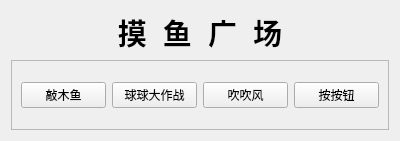
<?xml version="1.0" encoding="UTF-8"?>
<ui version="4.0">
 <class>Form</class>
 <widget class="QWidget" name="Form">
  <property name="geometry">
   <rect>
    <x>0</x>
    <y>0</y>
    <width>400</width>
    <height>119</height>
   </rect>
  </property>
  <property name="windowTitle">
   <string>Form</string>
  </property>
  <layout class="QVBoxLayout" name="verticalLayout">
   <item>
    <widget class="QLabel" name="title">
     <property name="font">
      <font>
       <pointsize>22</pointsize>
       <bold>true</bold>
      </font>
     </property>
     <property name="text">
      <string>摸  鱼  广  场</string>
     </property>
     <property name="alignment">
      <set>Qt::AlignmentFlag::AlignCenter</set>
     </property>
    </widget>
   </item>
   <item>
    <widget class="QScrollArea" name="scrollArea">
     <property name="widgetResizable">
      <bool>true</bool>
     </property>
     <widget class="QWidget" name="scrollAreaWidgetContents">
      <property name="geometry">
       <rect>
        <x>0</x>
        <y>0</y>
        <width>380</width>
        <height>56</height>
       </rect>
      </property>
      <layout class="QGridLayout" name="gridLayout">
       <item row="0" column="0">
        <widget class="QPushButton" name="pushButton">
         <property name="text">
          <string>敲木鱼</string>
         </property>
        </widget>
       </item>
       <item row="0" column="2">
        <widget class="QPushButton" name="pushButton_2">
         <property name="text">
          <string>吹吹风</string>
         </property>
        </widget>
       </item>
       <item row="0" column="1">
        <widget class="QPushButton" name="pushButton_3">
         <property name="text">
          <string>球球大作战</string>
         </property>
        </widget>
       </item>
       <item row="0" column="3">
        <widget class="QPushButton" name="pushButton_4">
         <property name="text">
          <string>按按钮</string>
         </property>
        </widget>
       </item>
      </layout>
     </widget>
    </widget>
   </item>
  </layout>
 </widget>
 <resources/>
 <connections/>
</ui>
